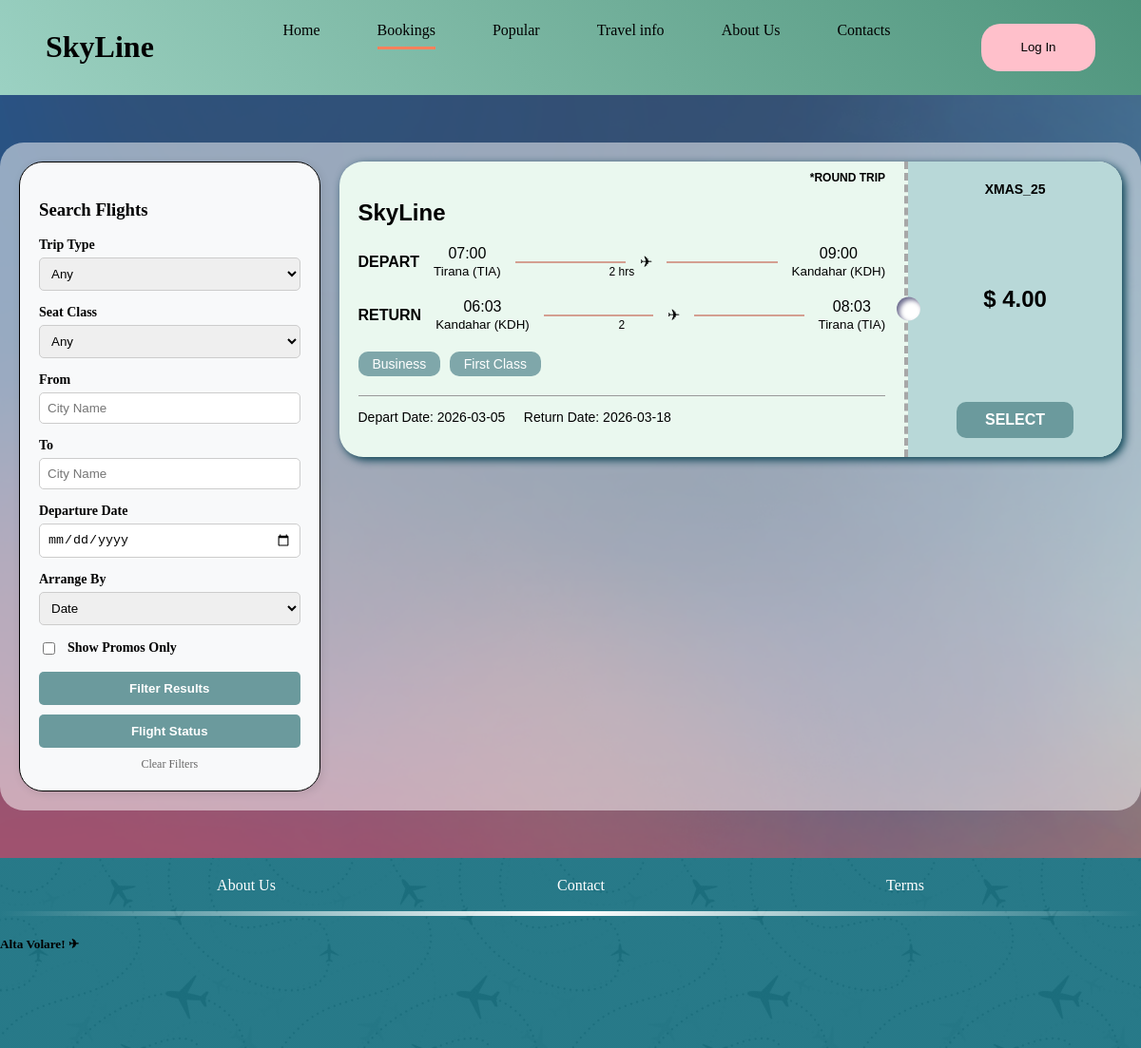
The page /booking on the database as committed earlier.
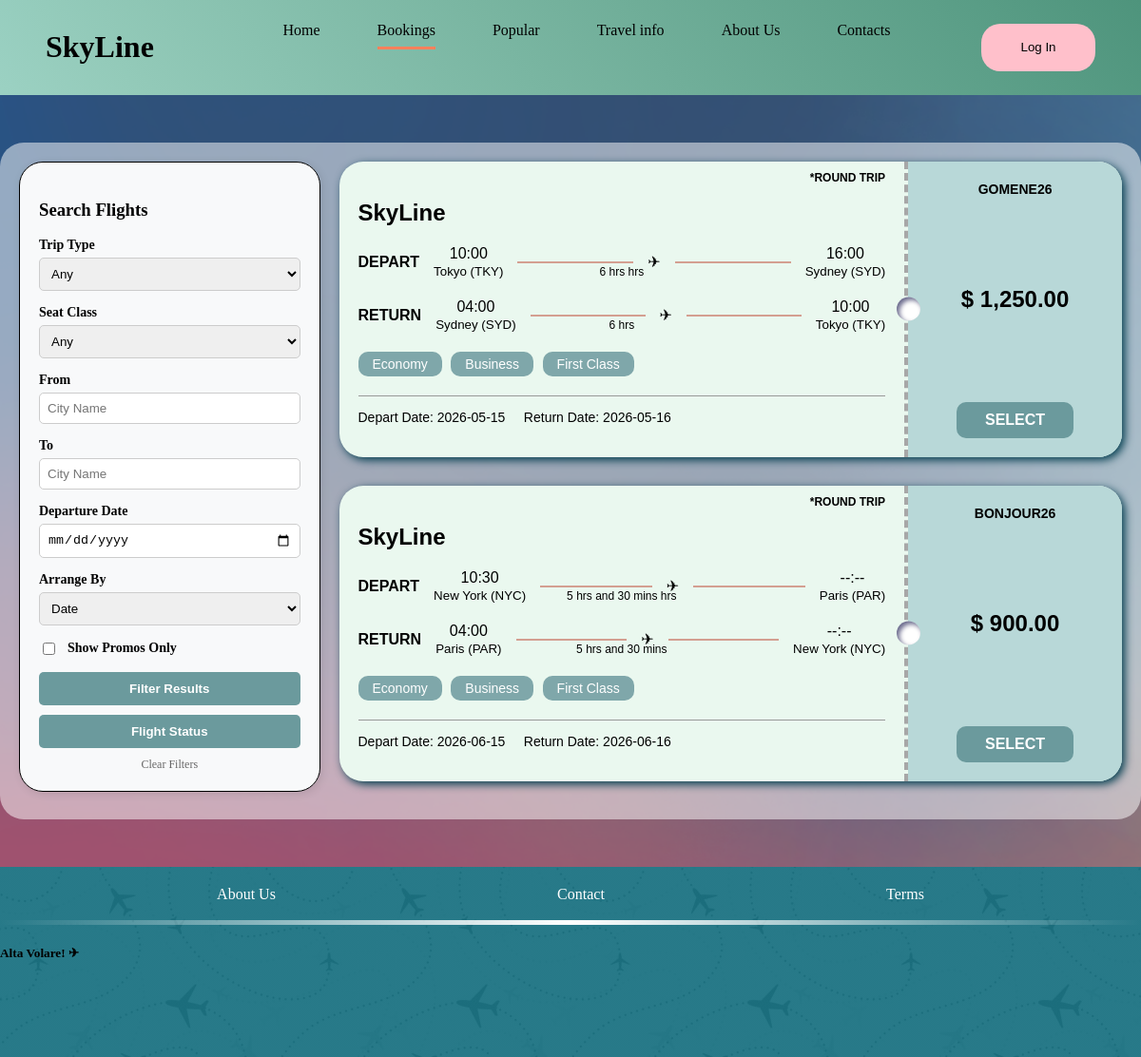
The same page on the database as committed later.
### app.py (models this page shows)
class Flight(db.Model):
    id = db.Column(db.Integer, primary_key=True)
    from_country = db.Column(db.String(50), nullable=False)
    from_city = db.Column(db.String(50), nullable=False)
    to_country = db.Column(db.String(50), nullable=False)
    to_city = db.Column(db.String(50), nullable=False)
    dep_date = db.Column(db.String(20), nullable=False)
    dep_time = db.Column(db.String(20), nullable=False)
    ret_date = db.Column(db.String(20), nullable=False)
    ret_time = db.Column(db.String(20), nullable=False)
    duration = db.Column(db.String(20), nullable=False)
    tickets_economy = db.Column(db.Integer)
    tickets_business = db.Column(db.Integer)
    tickets_first = db.Column(db.Integer)
    price = db.Column(db.Float, nullable=False)
    promo_code = db.Column(db.String(50), nullable=False)
    trip_type=db.Column(db.String(50), nullable=False)

### app.py (the view)
@app.route('/booking')
def booking():
    query = Flight.query
    trip_type = request.args.get('trip_type')
    if trip_type:
        query = query.filter(Flight.trip_type == trip_type)
    seat_class = request.args.get('seat_class')
    if seat_class == 'economy':
        query = query.filter(Flight.tickets_economy > 0)
    elif seat_class == 'business':
        query = query.filter(Flight.tickets_business > 0)
    elif seat_class == 'first':
        query = query.filter(Flight.tickets_first > 0)
    from_city = request.args.get('from_city')
    if from_city:
        query = query.filter(Flight.from_city.contains(from_city))
    to_city = request.args.get('to_city')
    if to_city:
        query = query.filter(Flight.to_city.contains(to_city))
    dep_date = request.args.get('dep_date')
    if dep_date:
        query = query.filter(Flight.dep_date == dep_date)
    if request.args.get('has_promo') == 'yes':
        query = query.filter(Flight.promo_code != 'none', Flight.promo_code != '')
    sort_by = request.args.get('sort_by', 'dep_date')
    if sort_by == 'price':
        query = query.order_by(Flight.price.asc())
    else:
        query = query.order_by(Flight.dep_date.asc())
    flights = query.all()
    return render_template('booking.html', flights=flights, calc_arrival=calculate_arrival)

### app.py (called while the page is built)
def calculate_arrival(start_time_str, duration_str):
    if not start_time_str or start_time_str == "none" or not duration_str:
        return "--:--"
    try:
        start_time = datetime.strptime(start_time_str, "%H:%M")
        clean_duration = duration_str.lower()
        hours = int(clean_duration.split('h')[0].strip())
        minutes = 0
        if 'm' in clean_duration:
            minutes = int(clean_duration.split('h')[1].split('m')[0].strip())
        arrival_time = start_time + timedelta(hours=hours, minutes=minutes)
        return arrival_time.strftime("%H:%M")
    except (ValueError, IndexError):
        return "--:--"

### templates/booking.html (shortened to what this page needs)
<!DOCTYPE html>
<html lang="en">
<head>
    <link rel="stylesheet" href="{{ url_for('static', filename='style.css') }}">
</head>
<body class="body">
    <div class="nav">
        <div class="logo"><h1>SkyLine</h1></div>
        <ul class="nav-container">
                <li class="nav-buttons"><a href="{{ url_for('index') }}">Home<hr class="n1"></a></li>
                <li class="nav-buttons"><a href="{{ url_for('booking') }}">Bookings<hr class="n2"  style="width: 100%;"></a></li>
                <li class="nav-buttons"><a href="{{ url_for('popular') }}">Popular<hr class="n3"></a></li>
                <li class="nav-buttons">
                    <a href="#">Travel info<hr class="n3"></a>
                </li>
                <li class="nav-buttons"><a href="{{ url_for('about') }}#about">About Us<hr class="n4"></a></li>
                <li class="nav-buttons"><a href="{{ url_for('contact') }}#contact">Contacts<hr class="n5"></a></li>
            </ul>
            <div class="nav-auth">
                {% if session['user_id'] %}
                    <div class="user-profile" style="display: flex; align-items: center; gap: 12px;">
                        <span class="user-name" style="color: white; font-family: 'Bookman Old Style'; font-weight: bold;">
                            Welcome, {{ session['first_name'] }}!
                        </span>
                        <a href="{{ url_for('bookedflights') }}" style="text-decoration: none;">
                        <div class="avatar-circle" style="width: 38px; height: 38px; background-color: #f0f0f0; border-radius: 50%; display: flex; align-items: center; justify-content: center;">
                            <svg viewBox="0 0 24 24" fill="#555" width="24px" height="24px">
                                <path d="M12 12c2.21 0 4-1.79 4-4s-1.79-4-4-4-4 1.79-4 4 1.79 4 4 4zm0 2c-2.67 0-8 1.34-8 4v2h16v-2c0-2.66-5.33-4-8-4z"/>
                            </svg>
                        </div>
                        </a>
                        <a href="{{ url_for('logout') }}" style="color: #ff4d4d; font-size: 0.7rem; text-decoration: none; text-transform: uppercase; font-family: sans-serif; font-weight: bold;">Logout</a>
                    </div>
                {% else %}
                    <button class="log-in"><a href="{{ url_for('login') }}">Log In</a></button>
                {% endif %}
            </div>
    </div>
<div class="booking-wrapper" >
        <div class="search-sidebar" >
            <h3>Search Flights</h3>
            <form action="{{ url_for('booking') }}" method="GET">
                <div class="filter-group">
                    <label>Trip Type</label>
                    <select name="trip_type">
                        <option value="">Any</option>
                    </select>
                </div>
                <div class="filter-group">
                    <label>Seat Class</label>
                    <select name="seat_class">
                        <option value="">Any</option>
                    </select>
                </div>
                <div class="filter-group">
                    <label>From</label>
                    <input type="text" name="from_city" placeholder="City Name">
                </div>
                <div class="filter-group">
                    <label>To</label>
                    <input type="text" name="to_city" placeholder="City Name">
                </div>
                <div class="filter-group">
                    <label>Departure Date</label>
                    <input type="date" name="dep_date">
                </div>
                <div class="filter-group">
                    <label>Arrange By</label>
                    <select name="sort_by">
                        <option value="dep_date">Date</option>
                    </select>
                </div>
                <div class="filter-group" style="flex-direction: row; align-items: center; gap: 10px;">
                    <input type="checkbox" name="has_promo" value="yes">
                    <label style="margin-bottom: 0;">Show Promos Only</label>
                </div>
                <button type="submit" class="search-btn">Filter Results</button>
                <button type="submit" class="search-btn" style="margin-top: 10px;">Flight Status</button>
                <a href="{{ url_for('booking') }}" style="display:block; text-align:center; margin-top:10px; font-size:12px; color:#666; text-decoration:none;">Clear Filters</a>
            </form>
        </div>
        <div class="ticket-container" action="/checkout" method="POST">
            {% for flight in flights %}
                {% if flight.tickets_economy > 0 or flight.tickets_business > 0 or flight.tickets_first > 0 %}
                <div class="ticket-card">
                    <div class="ticket-left">
                        <h2>SkyLine</h2>
                        <span class="trip-tag">*{{ flight.trip_type.upper() }}</span>
                        <div class="flight-path">
                            <div><strong>DEPART</strong></div>
                            <div style="text-align:center">{{ flight.dep_time }}<br><small>{{ flight.from_city }}</small></div>
                            <div class="line"></div>
                            <div style="position:absolute; left:50%; transform:translateX(-50%); font-size:12px; margin-top:20px;">{{ flight.duration }} hrs</div>
                            <div style="text-align:center">&#9992;</div>
                            <div class="line"></div>
                            <div style="text-align:center">{{ calc_arrival(flight.dep_time, flight.duration) }}<br><small>{{ flight.to_city }}</small></div>
                        </div>
                        {% if flight.trip_type == "round trip" %}
                        <div class="flight-path" style="margin-top:20px;">
                            <div><strong>RETURN</strong></div>
                            <div style="text-align:center">{{ flight.ret_time }}<br><small>{{ flight.to_city }}</small></div>
                            <div class="line"></div>
                            <div style="position:absolute; left:50%; transform:translateX(-50%); font-size:12px; margin-top:20px;">{{ flight.duration }}</div>
                            <div style="text-align:center">&#9992;</div>
                            <div class="line"></div>
                            <div style="text-align:center">
                                {{ calc_arrival(flight.ret_time, flight.duration) }}<br>
                                <small>{{ flight.from_city }}</small>
                            </div>
                        </div>
                        {% endif %}
                        <div style="margin-top: 20px;">
                            {% if flight.tickets_economy > 0 %}<button class="class-badge">Economy</button>{% endif %}
                            {% if flight.tickets_business > 0 %}<button class="class-badge">Business</button>{% endif %}
                            {% if flight.tickets_first > 0 %}<button class="class-badge">First Class</button>{% endif %}
                        </div>
                        <hr style="margin-top:20px; border: 0; border-top: 1px solid #999;">
                        <p style="font-size:14px">Depart Date: {{ flight.dep_date }} {% if flight.trip_type == "round trip" %}&nbsp;&nbsp;&nbsp; Return Date: {{ flight.ret_date }}{% endif %}</p>
                    </div>
                    <div class="ticket-right">
                        <div>
                            {% if flight.promo_code and flight.promo_code != 'none' %}
                                <strong style="font-size: 14px;">{{ flight.promo_code }}</strong>
                            {% endif %}
                        </div>
                        <div style="font-size: 24px; font-weight: bold;">$ {{ "{:,.2f}".format(flight.price) }}</div>
                        <a href="{{ url_for('checkout', flight_id=flight.id) }}">
                            <button class="select-btn">SELECT</button>
                        </a>
                    </div>
                </div>
                {% endif %}
            {% endfor %}
        </div>
</div>
    <div class="footer">
        <div class="buttons">
            <ul class="footer-buttons">
                <li class="footer-buttons"><a href="index.html#about">About Us</a></li>
                <li class="footer-buttons"><a href="index.html#contact">Contact</a></li>
                <li class="footer-buttons"><a href="#">Terms</a></li>
            </ul>
        </div>
        <hr>
        <h5>Alta Volare! &#9992;</h5>
    </div>
</body>
</html>

### static/style.css (style rules this page uses)
html, body { margin: 0; padding: 0; background-color: rgb(255, 255, 255); font-family: 'Franklin Gothic Medium'; scroll-behavior: smooth; overflow-x: hidden; width: 100%; }
* { box-sizing: border-box; }
.nav { width: 100%; height: auto; min-height: 60px; background-image: linear-gradient(50deg, #b5eed1d0, #4e947c); display: flex; flex-wrap: wrap; align-items: center; justify-content: space-between; padding: 10px 4%; margin: 0 0; overflow: visible; }
.nav hr { height: 3px; border: none; background-color: #ff815b; width: 0px; transition: width 0.3s ease-out; }
.logo { margin: auto 0; }
.nav-container { width: auto; max-width: 100%; display: flex; gap: 20px; margin-top: 0; }
.nav-container, .nav-buttons, a { text-decoration: none; list-style-type: none; color: black; }
.log-in { width: 120px; height: 50px; background-color: pink; margin: auto 0; border: none; border-radius: 20px; }
.nav-buttons { position: relative; list-style: none; padding: 10px 20px; }

### templates/booking.html (style rules this page uses)
.body { background-image: url(static/images/booking.webp); background-size: cover; }
.ticket-container { max-width: 900px; margin: 20px auto; display: flex; flex-direction: column; gap: 30px; }
.ticket-card { display: flex; background: #eaf8ef; border-radius: 25px; overflow: hidden; color: #000; font-family: sans-serif; min-height: 220px; box-shadow: 3px 3px 10px rgb(0, 60, 78); }
.ticket-left { flex: 3; padding: 20px; position: relative; border-right: 4px dashed #a7a7a7; }
.ticket-right { flex: 1; background: #b8d8d8; padding: 20px; display: flex; flex-direction: column; justify-content: space-between; align-items: center; position: relative; }
.ticket-right::before { content: ''; position: absolute; left: -12px; top: 50%; transform: translateY(-50%); width: 25px; height: 25px; background: #fff; border-radius: 50%; box-shadow: inset 3px 3px 5px rgba(1, 1, 59, 0.589); }
.flight-path { display: flex; align-items: center; gap: 15px; margin: 10px 0; }
.line { flex-grow: 1; height: 2px; background: #d49f91; position: relative; }
.class-badge { background: #7fa7aa; color: white; padding: 5px 15px; border-radius: 10px; font-size: 14px; margin-right: 5px; border: none; }
.select-btn { background: #6b9a9d; color: white; padding: 10px 30px; border-radius: 10px; border: none; cursor: pointer; font-weight: bold; font-size: 16px; }
.trip-tag { position: absolute; top: 10px; right: 20px; font-size: 12px; font-weight: bold; }
.booking-wrapper { background-color: rgba(255, 255, 255, 0.507); border-radius: 25px; display: flex; max-width: 1200px; margin: 50px auto; gap: 20px; padding: 20px; }
.search-sidebar { flex: 1; background: #f8f9fa; padding: 20px; border-radius: 25px; height: fit-content; box-shadow: 2px 2px 10px rgba(0,0,0,0.1); border: solid black 1px; }
.ticket-container { flex: 3; margin-top: 0; }
.filter-group { margin-bottom: 15px; display: flex; flex-direction: column; gap: 5px; }
.filter-group label { font-weight: bold; font-size: 14px; }
.filter-group select, .filter-group input { padding: 8px; border-radius: 5px; border: 1px solid #ccc; }
.search-btn { width: 100%; padding: 10px; background: #6b9a9d; color: white; border: none; border-radius: 5px; cursor: pointer; font-weight: bold; }

Rows that differ between the two databases and show on the page:
changed Flight: dep_time "07:00" → "10:00"; from_city "Tirana (TIA)" → "Tokyo (TKY)"; duration "2" → "6 hrs"; dep_time+duration "09:00" → "16:00"; to_city "Kandahar (KDH)" → "Sydney (SYD)"; ret_time "06:03" → "04:00"; ret_time+duration "08:03" → "10:00"; dep_date "2026-03-05" → "2026-05-15"; ret_date "2026-03-18" → "2026-05-16"; promo_code "XMAS_25" → "GOMENE26"; price "4.00" → "1,250.00"; now shows "Economy"
now on this page (row edited): Flight: trip_type "ROUND TRIP", dep_time "10:30", from_city "New York (NYC)", duration "5 hrs and 30 mins", dep_time+duration "--:--", to_city "Paris (PAR)", ret_time "04:00", ret_time+duration "--:--", tickets_economy "Economy", tickets_business "Business", tickets_first "First Class", dep_date "2026-06-15", ret_date "2026-06-16", promo_code "BONJOUR26", price "900.00"
